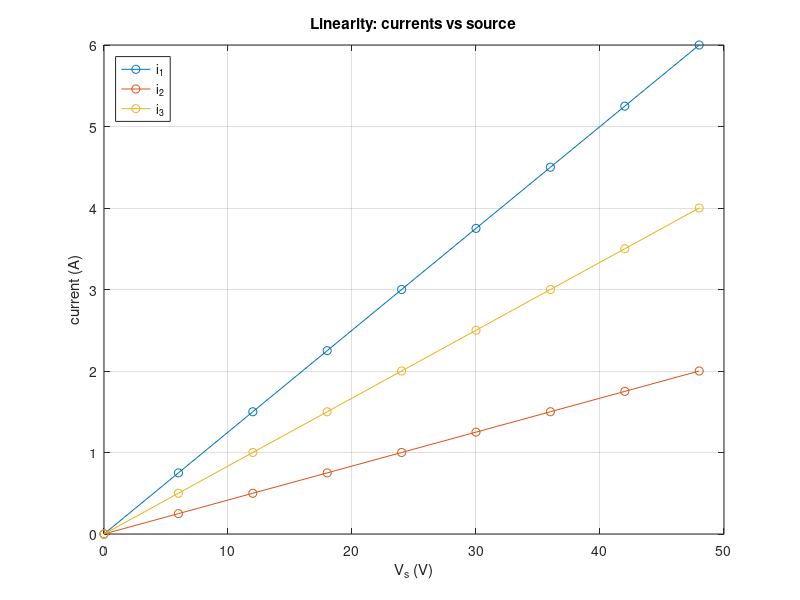

The MATLAB source for this figure:
% Circuits 1 — Kirchhoff's Laws
%title: KCL and KVL as a Matrix Equation
%ar-title: قانونا كيرشوف كمعادلة مصفوفات
%lesson: c1-elements-3
%course: circuits-1

%% The three equations of the example
%ar: المجاهيل i1 و i2 و i3. نكتب كل معادلة صفًا: معاملات المجاهيل في A، والطرف الأيمن في b.
%ar: KCL: i1 − i2 − i3 = 0. KVL يسار: 4 i1 + 12 i2 = 24. KVL يمين: −12 i2 + 6 i3 = 0.
A = [ 1  -1  -1
      4  12   0
      0 -12   6 ];
b = [0; 24; 0];
x = A \ b;
fprintf('i1 = %g A, i2 = %g A, i3 = %g A\n', x)

%% Check every law
%ar: نعوّض الحل في كل معادلة: الباقي A*x − b يجب أن يكون صفرًا (أو قريبًا جدًا منه بسبب التقريب العشري).
fprintf('residual = %g\n', norm(A*x - b))
fprintf('KCL: %g = %g + %g\n', x(1), x(2), x(3))

%% Power balance
%ar: قدرة المصدر −24 × i1، وقدرات المقاومات i²R. المجموع صفر.
p = [-24*x(1), 4*x(1)^2, 12*x(2)^2, 2*x(3)^2, 4*x(3)^2];
fprintf('source %g W, resistors %g W, sum %g W\n', p(1), sum(p(2:end)), sum(p))

%%! Project idea: what if the source changes?
%ar: لأن الدائرة خطية، التيارات تتناسب مع المصدر. نحلها لعدة قيم للمصدر بحلقة ونرسم التيارات: خطوط مستقيمة تمر بالأصل.
Vs = 0:6:48; I = zeros(3, numel(Vs));
for k = 1:numel(Vs), I(:,k) = A \ [0; Vs(k); 0]; end
plot(Vs, I', '-o'); grid on; xlabel('V_s (V)'); ylabel('current (A)'); legend('i_1', 'i_2', 'i_3', 'Location', 'northwest'); title('Linearity: currents vs source')
